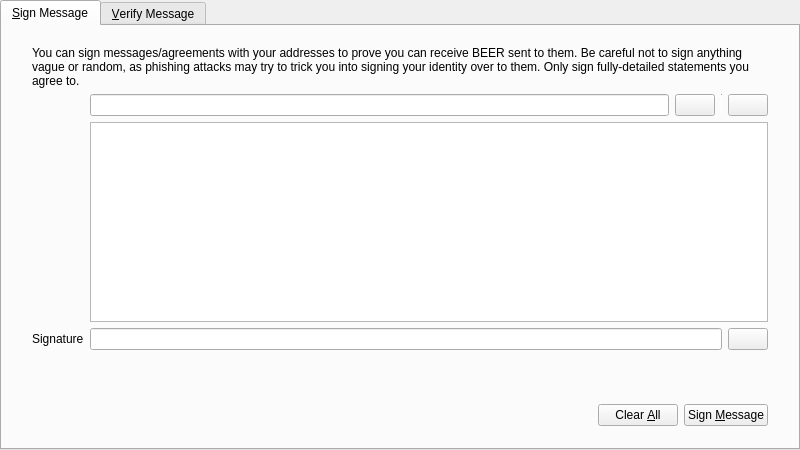
<?xml version="1.0" encoding="UTF-8"?>
<ui version="4.0">
 <class>SignVerifyMessageDialog</class>
 <widget class="QDialog" name="SignVerifyMessageDialog">
  <property name="geometry">
   <rect>
    <x>0</x>
    <y>0</y>
    <width>800</width>
    <height>450</height>
   </rect>
  </property>
  <property name="windowTitle">
   <string>Signatures - Sign / Verify a Message</string>
  </property>
  <property name="modal">
   <bool>true</bool>
  </property>
  <layout class="QVBoxLayout" name="verticalLayout">
   <property name="leftMargin">
    <number>0</number>
   </property>
   <property name="topMargin">
    <number>0</number>
   </property>
   <property name="rightMargin">
    <number>0</number>
   </property>
   <property name="bottomMargin">
    <number>0</number>
   </property>
   <item>
    <widget class="QTabWidget" name="tabWidget">
     <property name="currentIndex">
      <number>0</number>
     </property>
     <widget class="QWidget" name="tabSignMessage">
      <attribute name="title">
       <string>&amp;Sign Message</string>
      </attribute>
      <layout class="QVBoxLayout" name="verticalLayout_SM">
       <property name="leftMargin">
        <number>0</number>
       </property>
       <property name="topMargin">
        <number>0</number>
       </property>
       <property name="rightMargin">
        <number>0</number>
       </property>
       <property name="bottomMargin">
        <number>0</number>
       </property>
       <item>
        <layout class="QVBoxLayout" name="verticalLayout_3">
         <property name="leftMargin">
          <number>30</number>
         </property>
         <property name="topMargin">
          <number>20</number>
         </property>
         <property name="rightMargin">
          <number>30</number>
         </property>
         <property name="bottomMargin">
          <number>20</number>
         </property>
         <item>
          <layout class="QGridLayout" name="gridLayout">
           <item row="1" column="1">
            <layout class="QHBoxLayout" name="horizontalLayout_1_SM">
             <property name="spacing">
              <number>6</number>
             </property>
             <item>
              <widget class="QValidatedLineEdit" name="addressIn_SM">
               <property name="toolTip">
                <string>The Beerchain address to sign the message with</string>
               </property>
              </widget>
             </item>
             <item>
              <widget class="BeerchainPushButton" name="addressBookButton_SM">
               <property name="toolTip">
                <string>Choose previously used address</string>
               </property>
               <property name="text">
                <string/>
               </property>
               <property name="icon">
                <iconset resource="../bitcoin.qrc">
                 <normaloff>:/icons/address-book</normaloff>:/icons/address-book</iconset>
               </property>
               <property name="shortcut">
                <string>Alt+A</string>
               </property>
               <property name="autoDefault">
                <bool>false</bool>
               </property>
              </widget>
             </item>
             <item>
              <widget class="Line" name="vLine">
               <property name="maximumSize">
                <size>
                 <width>1</width>
                 <height>22</height>
                </size>
               </property>
               <property name="orientation">
                <enum>Qt::Vertical</enum>
               </property>
              </widget>
             </item>
             <item>
              <widget class="BeerchainPushButton" name="pasteButton_SM">
               <property name="toolTip">
                <string>Paste address from clipboard</string>
               </property>
               <property name="text">
                <string/>
               </property>
               <property name="icon">
                <iconset resource="../bitcoin.qrc">
                 <normaloff>:/icons/editpaste</normaloff>:/icons/editpaste</iconset>
               </property>
               <property name="shortcut">
                <string>Alt+P</string>
               </property>
               <property name="autoDefault">
                <bool>false</bool>
               </property>
              </widget>
             </item>
            </layout>
           </item>
           <item row="2" column="1">
            <widget class="QPlainTextEdit" name="messageIn_SM">
             <property name="toolTip">
              <string>Enter the message you want to sign here</string>
             </property>
            </widget>
           </item>
           <item row="3" column="1">
            <layout class="QHBoxLayout" name="horizontalLayout_2_SM">
             <property name="spacing">
              <number>6</number>
             </property>
             <item>
              <widget class="QLineEdit" name="signatureOut_SM">
               <property name="font">
                <font>
                 <italic>true</italic>
                </font>
               </property>
               <property name="readOnly">
                <bool>true</bool>
               </property>
              </widget>
             </item>
             <item>
              <widget class="BeerchainPushButton" name="copySignatureButton_SM">
               <property name="toolTip">
                <string>Copy the current signature to the system clipboard</string>
               </property>
               <property name="text">
                <string/>
               </property>
               <property name="icon">
                <iconset resource="../bitcoin.qrc">
                 <normaloff>:/icons/editcopy</normaloff>:/icons/editcopy</iconset>
               </property>
               <property name="autoDefault">
                <bool>false</bool>
               </property>
              </widget>
             </item>
            </layout>
           </item>
           <item row="3" column="0">
            <widget class="QLabel" name="signatureLabel_SM">
             <property name="text">
              <string>Signature</string>
             </property>
             <property name="textFormat">
              <enum>Qt::PlainText</enum>
             </property>
            </widget>
           </item>
           <item row="0" column="0" colspan="2">
            <widget class="QLabel" name="infoLabel_SM">
             <property name="text">
              <string>You can sign messages/agreements with your addresses to prove you can receive BEER sent to them. Be careful not to sign anything vague or random, as phishing attacks may try to trick you into signing your identity over to them. Only sign fully-detailed statements you agree to.</string>
             </property>
             <property name="textFormat">
              <enum>Qt::PlainText</enum>
             </property>
             <property name="wordWrap">
              <bool>true</bool>
             </property>
            </widget>
           </item>
          </layout>
         </item>
        </layout>
       </item>
       <item>
        <widget class="QWidget" name="buttonsContainerWhite" native="true">
         <layout class="QHBoxLayout" name="horizontalLayout">
          <property name="leftMargin">
           <number>30</number>
          </property>
          <property name="topMargin">
           <number>15</number>
          </property>
          <property name="rightMargin">
           <number>30</number>
          </property>
          <item>
           <spacer name="horizontalSpacer_1_SM">
            <property name="orientation">
             <enum>Qt::Horizontal</enum>
            </property>
            <property name="sizeHint" stdset="0">
             <size>
              <width>40</width>
              <height>48</height>
             </size>
            </property>
           </spacer>
          </item>
          <item>
           <widget class="QLabel" name="statusLabel_SM">
            <property name="font">
             <font>
              <weight>75</weight>
              <bold>true</bold>
             </font>
            </property>
            <property name="text">
             <string/>
            </property>
            <property name="wordWrap">
             <bool>true</bool>
            </property>
           </widget>
          </item>
          <item>
           <spacer name="horizontalSpacer_2_SM">
            <property name="orientation">
             <enum>Qt::Horizontal</enum>
            </property>
            <property name="sizeHint" stdset="0">
             <size>
              <width>40</width>
              <height>48</height>
             </size>
            </property>
           </spacer>
          </item>
          <item>
           <widget class="BeerchainPushButton" name="clearButton_SM">
            <property name="toolTip">
             <string>Reset all sign message fields</string>
            </property>
            <property name="text">
             <string>Clear &amp;All</string>
            </property>
            <property name="icon">
             <iconset resource="../bitcoin.qrc">
              <normaloff>:/icons/remove</normaloff>:/icons/remove</iconset>
            </property>
            <property name="autoDefault">
             <bool>false</bool>
            </property>
           </widget>
          </item>
          <item>
           <widget class="BeerchainPushButton" name="signMessageButton_SM">
            <property name="toolTip">
             <string>Sign the message to prove you own this Beerchain address</string>
            </property>
            <property name="text">
             <string>Sign &amp;Message</string>
            </property>
            <property name="icon">
             <iconset resource="../bitcoin.qrc">
              <normaloff>:/icons/edit</normaloff>:/icons/edit</iconset>
            </property>
            <property name="autoDefault">
             <bool>false</bool>
            </property>
           </widget>
          </item>
         </layout>
        </widget>
       </item>
      </layout>
     </widget>
     <widget class="QWidget" name="tabVerifyMessage">
      <attribute name="title">
       <string>&amp;Verify Message</string>
      </attribute>
      <layout class="QVBoxLayout" name="verticalLayout_VM">
       <property name="leftMargin">
        <number>0</number>
       </property>
       <property name="topMargin">
        <number>0</number>
       </property>
       <property name="rightMargin">
        <number>0</number>
       </property>
       <property name="bottomMargin">
        <number>0</number>
       </property>
       <item>
        <layout class="QVBoxLayout" name="verticalLayout_2">
         <property name="leftMargin">
          <number>30</number>
         </property>
         <property name="topMargin">
          <number>20</number>
         </property>
         <property name="rightMargin">
          <number>30</number>
         </property>
         <property name="bottomMargin">
          <number>20</number>
         </property>
         <item>
          <widget class="QLabel" name="infoLabel_VM">
           <property name="text">
            <string>Enter the receiver's address, message (ensure you copy line breaks, spaces, tabs, etc. exactly) and signature below to verify the message. Be careful not to read more into the signature than what is in the signed message itself, to avoid being tricked by a man-in-the-middle attack. Note that this only proves the signing party receives with the address, it cannot prove sendership of any transaction!</string>
           </property>
           <property name="textFormat">
            <enum>Qt::PlainText</enum>
           </property>
           <property name="alignment">
            <set>Qt::AlignLeading|Qt::AlignLeft|Qt::AlignTop</set>
           </property>
           <property name="wordWrap">
            <bool>true</bool>
           </property>
          </widget>
         </item>
         <item>
          <layout class="QHBoxLayout" name="horizontalLayout_1_VM">
           <property name="spacing">
            <number>6</number>
           </property>
           <item>
            <widget class="QValidatedLineEdit" name="addressIn_VM">
             <property name="toolTip">
              <string>The Beerchain address the message was signed with</string>
             </property>
            </widget>
           </item>
           <item>
            <widget class="BeerchainPushButton" name="addressBookButton_VM">
             <property name="toolTip">
              <string>Choose previously used address</string>
             </property>
             <property name="text">
              <string/>
             </property>
             <property name="icon">
              <iconset resource="../bitcoin.qrc">
               <normaloff>:/icons/address-book</normaloff>:/icons/address-book</iconset>
             </property>
             <property name="shortcut">
              <string>Alt+A</string>
             </property>
             <property name="autoDefault">
              <bool>false</bool>
             </property>
            </widget>
           </item>
          </layout>
         </item>
         <item>
          <widget class="QPlainTextEdit" name="messageIn_VM"/>
         </item>
         <item>
          <widget class="QValidatedLineEdit" name="signatureIn_VM"/>
         </item>
        </layout>
       </item>
       <item>
        <widget class="QWidget" name="buttonsContainerWhite_" native="true">
         <layout class="QHBoxLayout" name="horizontalLayout_2">
          <property name="leftMargin">
           <number>30</number>
          </property>
          <property name="topMargin">
           <number>15</number>
          </property>
          <property name="rightMargin">
           <number>30</number>
          </property>
          <item>
           <spacer name="horizontalSpacer_1_VM">
            <property name="orientation">
             <enum>Qt::Horizontal</enum>
            </property>
            <property name="sizeHint" stdset="0">
             <size>
              <width>40</width>
              <height>48</height>
             </size>
            </property>
           </spacer>
          </item>
          <item>
           <widget class="QLabel" name="statusLabel_VM">
            <property name="font">
             <font>
              <weight>75</weight>
              <bold>true</bold>
             </font>
            </property>
            <property name="text">
             <string/>
            </property>
            <property name="wordWrap">
             <bool>true</bool>
            </property>
           </widget>
          </item>
          <item>
           <spacer name="horizontalSpacer_2_VM">
            <property name="orientation">
             <enum>Qt::Horizontal</enum>
            </property>
            <property name="sizeHint" stdset="0">
             <size>
              <width>40</width>
              <height>48</height>
             </size>
            </property>
           </spacer>
          </item>
          <item>
           <widget class="BeerchainPushButton" name="clearButton_VM">
            <property name="toolTip">
             <string>Reset all verify message fields</string>
            </property>
            <property name="text">
             <string>Clear &amp;All</string>
            </property>
            <property name="icon">
             <iconset resource="../bitcoin.qrc">
              <normaloff>:/icons/remove</normaloff>:/icons/remove</iconset>
            </property>
            <property name="autoDefault">
             <bool>false</bool>
            </property>
           </widget>
          </item>
          <item>
           <widget class="BeerchainPushButton" name="verifyMessageButton_VM">
            <property name="toolTip">
             <string>Verify the message to ensure it was signed with the specified Beerchain address</string>
            </property>
            <property name="text">
             <string>Verify &amp;Message</string>
            </property>
            <property name="icon">
             <iconset resource="../bitcoin.qrc">
              <normaloff>:/icons/transaction_0</normaloff>:/icons/transaction_0</iconset>
            </property>
            <property name="autoDefault">
             <bool>false</bool>
            </property>
           </widget>
          </item>
         </layout>
        </widget>
       </item>
      </layout>
     </widget>
    </widget>
   </item>
  </layout>
 </widget>
 <customwidgets>
  <customwidget>
   <class>QValidatedLineEdit</class>
   <extends>QLineEdit</extends>
   <header>qt/qvalidatedlineedit.h</header>
  </customwidget>
  <customwidget>
   <class>BeerchainPushButton</class>
   <extends>QPushButton</extends>
   <header>qt/beerchainpushbutton.h</header>
  </customwidget>
 </customwidgets>
 <resources>
  <include location="../bitcoin.qrc"/>
 </resources>
 <connections/>
</ui>
